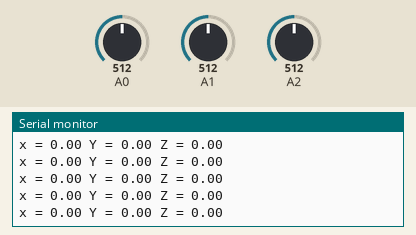
The sketch below on a simulated Arduino Uno, built with avr-gcc and run on an emulated ATmega328P. On the bench: the last lines printed to the serial monitor. The inputs (shaded band) are chosen by the test bench; at power-on: A0 = 512, A1 = 512, A2 = 512.

Above: at 1.2 s.
1.3 s: A0 set to 716
At 1.33 s:
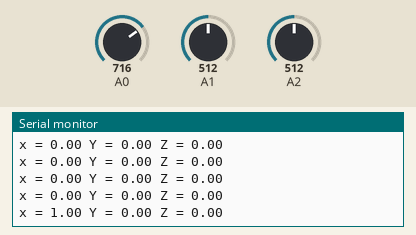
2.8 s: A1 set to 716
At 2.85 s:
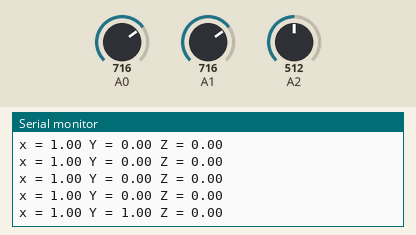
5.8 s: A2 set to 716
At 5.8 s:
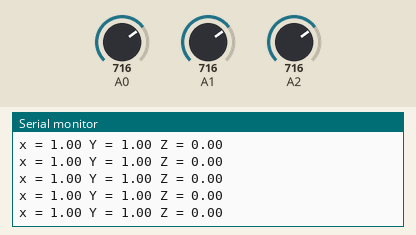
7.3 s: A0 set to 900
At 7.32 s:
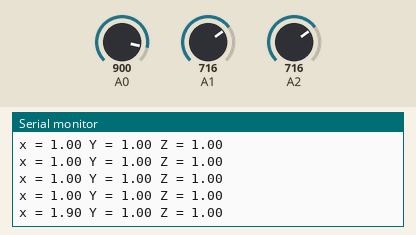
8.8 s: A1 set to 900
At 8.85 s:
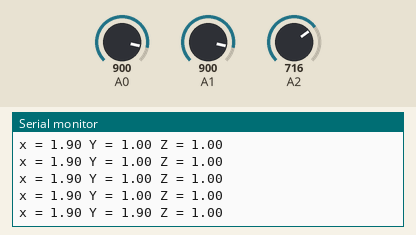
10.3 s: A2 set to 900
At 10.37 s:
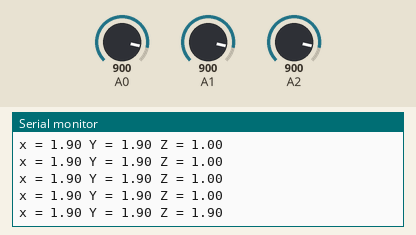
Timing chart, 0 to 12.8 s (numbered marks = the images above; inputs shaded):
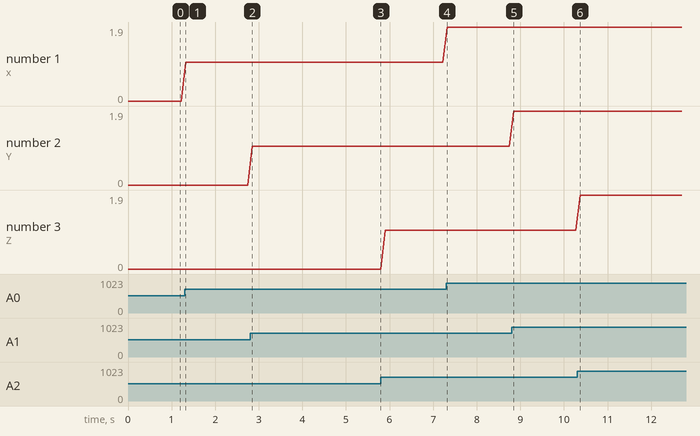

The sketch:

sample6_7.ino
```cpp
void setup()
{ Serial.begin(9600);}
void loop() {
  acc_print('x',A0);
  acc_print('Y',A1);
  acc_print('Z',A2);
  Serial.println();
  delay(100);
}
void acc_print(char d, byte pin) {
  Serial.print(d);
  Serial.print(" = ");
  Serial.print(analogRead(pin)*5.0/1023.0-2.5);
  Serial.print(" ");
}
```

Measured:
- after the input at 1.3 s, the serial monitor: prints a new line at once (image 1)
- after the input at 2.8 s, the serial monitor: prints a new line after 0.05 s (image 2)
- after the input at 7.3 s, the serial monitor: prints a new line at once (image 4)
- after the input at 8.8 s, the serial monitor: prints a new line at once (image 5)
- after the input at 10.3 s, the serial monitor: prints a new line after 0.07 s (image 6)
- plotted number 1: 0 → 1 after the input at 1.3 s, 1 → 1.9 after the input at 7.3 s
